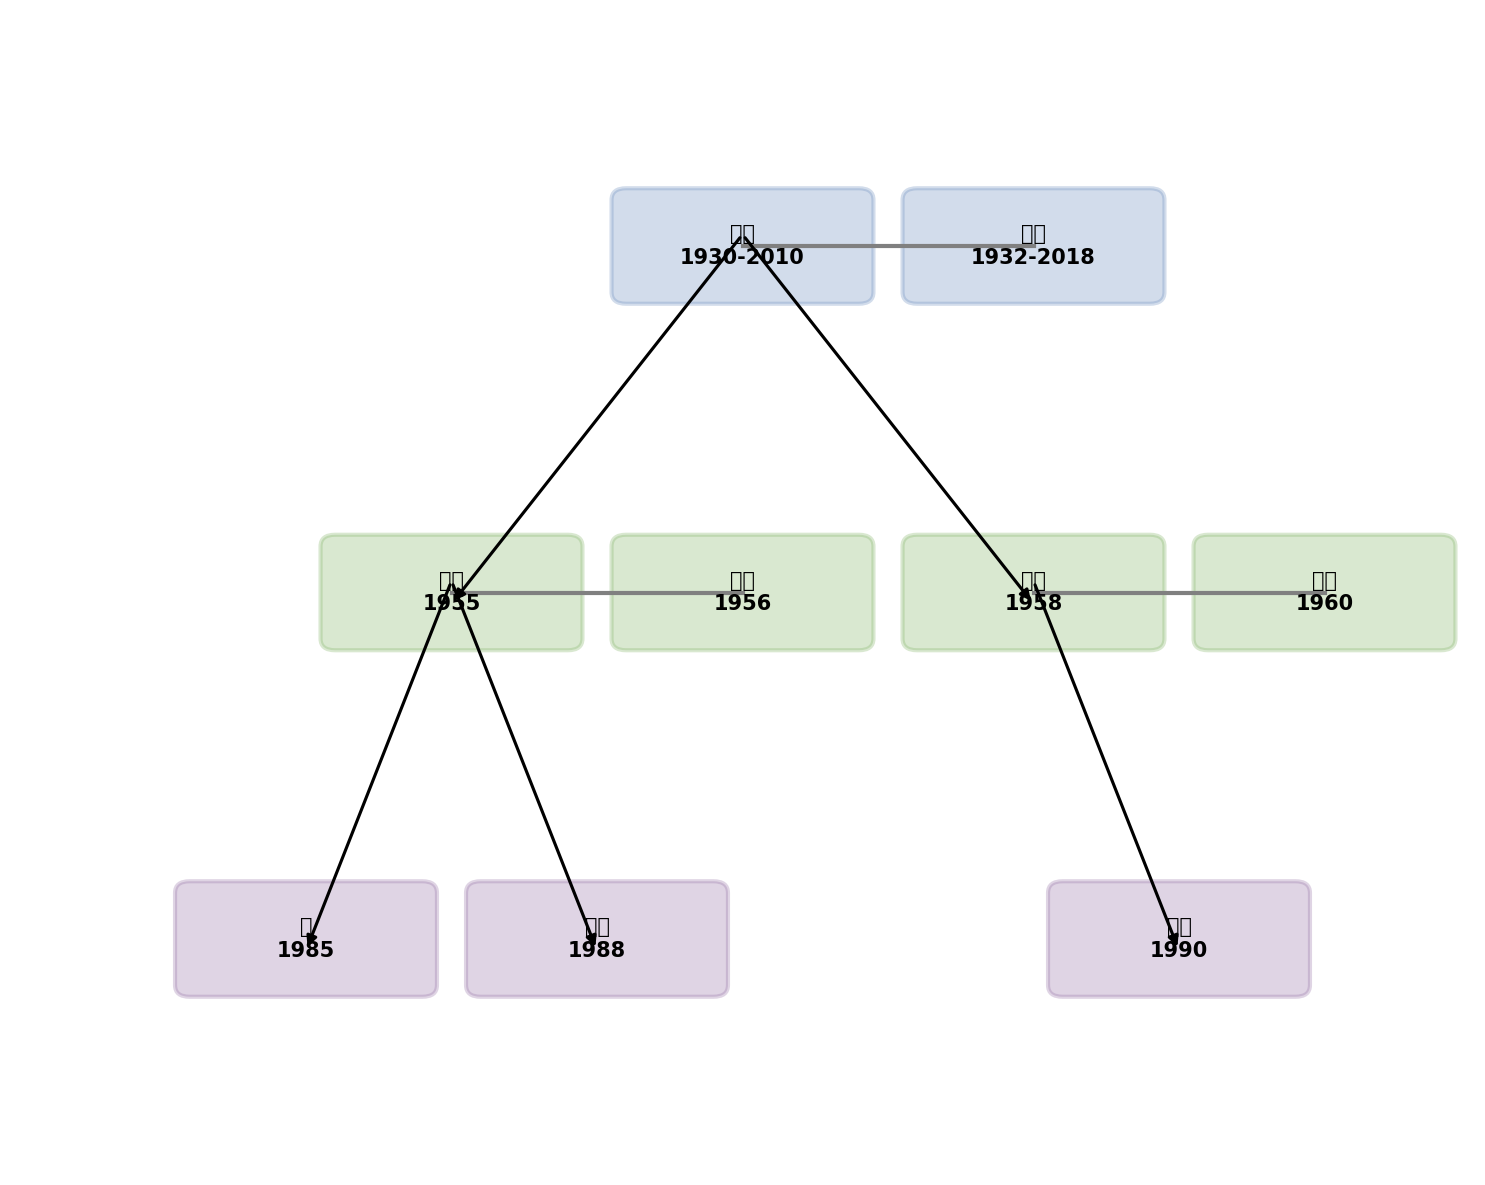

The Python source for this figure:
import matplotlib.pyplot as plt
import matplotlib.patches as patches

def draw_family_tree():
    fig, ax = plt.subplots(figsize=(10, 8))
    ax.set_xlim(0, 10)
    ax.set_ylim(0, 10)
    ax.axis('off')  # 隐藏坐标轴

    # 定义节点坐标 (x, y, 姓名, 边框颜色)
    # 祖父母层 y=8
    nodes = {
        "grandpa": (5, 8, "爷爷\n1930-2010", "#6c8ebf"),
        "grandma": (7, 8, "奶奶\n1932-2018", "#6c8ebf"),
        "dad": (3, 5, "爸爸\n1955", "#82b366"),
        "mom": (5, 5, "妈妈\n1956", "#82b366"),
        "uncle": (7, 5, "叔叔\n1958", "#82b366"),
        "aunt": (9, 5, "婶婶\n1960", "#82b366"),
        "me": (2, 2, "我\n1985", "#9673a6"),
        "sister": (4, 2, "妹妹\n1988", "#9673a6"),
        "cousin": (8, 2, "堂弟\n1990", "#9673a6"),
    }

    # 定义边 (起点, 终点)
    edges = [
        ("grandpa", "grandma"),  # 夫妻连线
        ("dad", "mom"),
        ("uncle", "aunt"),
        ("grandpa", "dad"),
        ("grandpa", "uncle"),
        ("dad", "me"),
        ("dad", "sister"),
        ("uncle", "cousin"),
    ]

    # 绘制连线
    for start, end in edges:
        x1, y1, _, _ = nodes[start]
        x2, y2, _, _ = nodes[end]
        # 夫妻连线用灰色实线，无箭头；亲子连线用黑色实线，箭头可选
        if start in ["grandpa", "dad", "uncle"] and end in ["grandma", "mom", "aunt"]:
            ax.plot([x1, x2], [y1, y2], color='gray', linewidth=2, linestyle='-')
        else:
            ax.annotate("", xy=(x2, y2-0.1), xytext=(x1, y1+0.1),
                        arrowprops=dict(arrowstyle="-|>", color='black', lw=1.5))

    # 绘制节点（矩形框 + 文字）
    for _, (x, y, label, color) in nodes.items():
        # 矩形框
        rect = patches.FancyBboxPatch((x-0.8, y-0.4), 1.6, 0.8,
                                      boxstyle="round,pad=0.1",
                                      facecolor=color, alpha=0.3,
                                      edgecolor=color, linewidth=2)
        ax.add_patch(rect)
        # 文字
        ax.text(x, y, label, ha='center', va='center', fontsize=10, fontweight='bold')

    plt.tight_layout()
    plt.savefig('family_tree.png', dpi=150, bbox_inches='tight')
    plt.show()
    print("家族树已保存为 family_tree.png")

if __name__ == "__main__":
    draw_family_tree()
